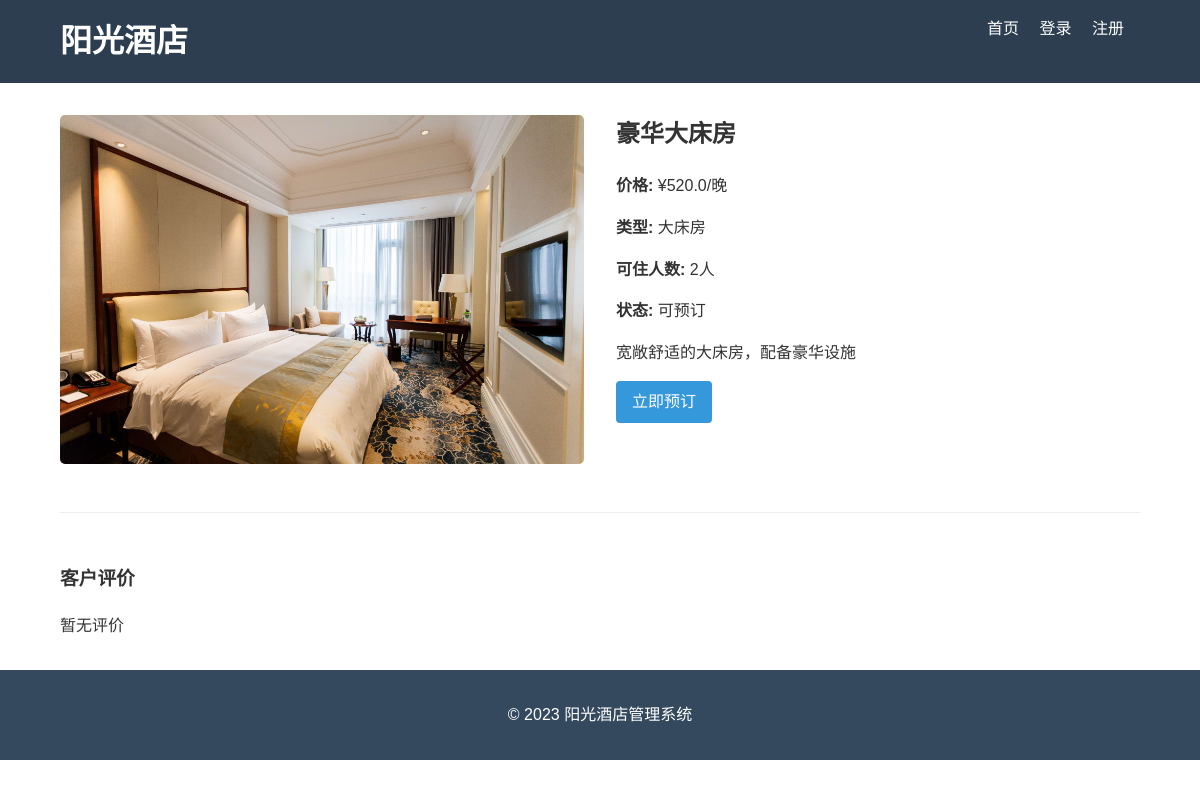
/room/1, run on the app's committed database.
### models.py (models this page shows)
class Room(db.Model):
    id = db.Column(db.Integer, primary_key=True)
    name = db.Column(db.String(80), unique=True, nullable=False)
    price = db.Column(db.Float, nullable=False)
    description = db.Column(db.Text)
    image = db.Column(db.String(120), default='default.jpg')
    status = db.Column(db.String(20), default='available')
    type = db.Column(db.String(50), nullable=False)
    capacity = db.Column(db.Integer, nullable=False)
    created_at = db.Column(db.DateTime, default=datetime.utcnow)
    orders = db.relationship('Order', backref='room', lazy=True)
    comments = db.relationship('Comment', backref='room', lazy=True)

### app.py (the view)
@app.route('/room/<int:room_id>')
def room_detail(room_id):
    room = Room.query.get_or_404(room_id)
    comments = Comment.query.filter_by(room_id=room_id).order_by(Comment.created_at.desc()).all()
    return render_template('front/room.html', room=room, comments=comments)

### templates/front/room.html (shortened to what this page needs)
{% extends "front/base.html" %}
{% block content %}
<div class="room-detail">
    <img src="{{ url_for('static', filename='images/' + (room.image or 'default.jpg')) }}" alt="{{ room.name }}" class="room-image">
    <div class="room-info">
        <h2>{{ room.name }}</h2>
        <p><strong>价格:</strong> ¥{{ room.price }}/晚</p>
        <p><strong>类型:</strong> {{ room.type }}</p>
        <p><strong>可住人数:</strong> {{ room.capacity }}人</p>
        <p><strong>状态:</strong> {{ '可预订' if room.status == 'available' else '已预订' }}</p>
        <p>{{ room.description }}</p>
        {% if room.status == 'available' %}
        <a href="{{ url_for('book_room', room_id=room.id) }}" class="btn">立即预订</a>
        {% endif %}
    </div>
</div>
<div class="comments">
    <h3>客户评价</h3>
    {% if comments %}
        {% for comment in comments %}
        <div class="comment">
            <p><strong>{{ comment.user.username }}</strong>
               <span class="rating">评分: {{ '★' * comment.rating }}{{ '☆' * (5-comment.rating) }}</span></p>
            <p>{{ comment.content }}</p>
            <small>{{ comment.created_at.strftime('%Y-%m-%d') }}</small>
        </div>
        {% endfor %}
    {% else %}
        <p>暂无评价</p>
    {% endif %}
</div>
{% endblock %}

### static/css/style.css (style rules this page uses)
body { font-family: 'Arial', sans-serif; line-height: 1.6; margin: 0; padding: 0; color: #333; }
.btn { display: inline-block; background: #3498db; color: white; padding: 0.5rem 1rem; border: none; border-radius: 4px; cursor: pointer; text-decoration: none; }
.room-detail { display: grid; grid-template-columns: 1fr 1fr; gap: 2rem; margin: 2rem 0; }
.room-image { width: 100%; height: auto; border-radius: 5px; }
.room-info h2 { margin-top: 0; }
.comments { margin-top: 3rem; padding-top: 2rem; border-top: 1px solid #eee; }

### data on the page
Room: image (picture), name "豪华大床房", price "520.0", type "大床房", capacity "2", status "可预订", description "宽敞舒适的大床房，配备豪华设施"
